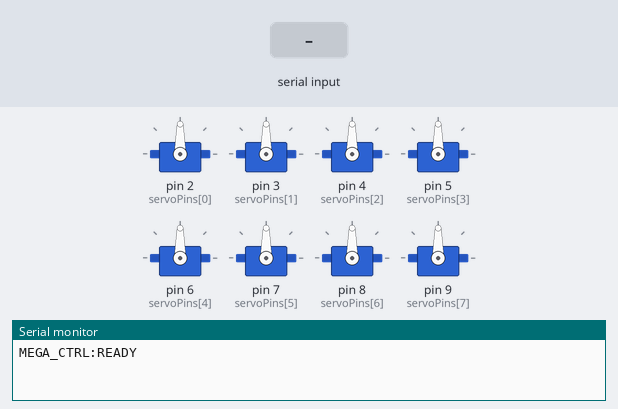
Recording of a sketch running on a simulated Arduino Mega 2560, built with avr-gcc and run on an emulated ATmega2560. On the bench: 8 × servo, the last lines printed to the serial monitor. Inputs (shaded band) come from the test bench.

Above: at 1.2 s.
1.3 s: "SCAN:\n" received over Serial
At 2.2 s:
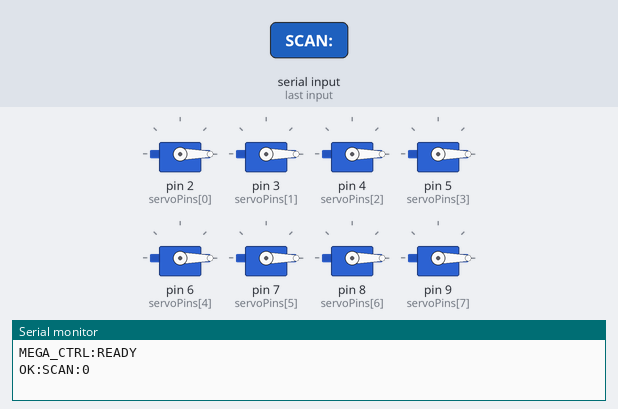
2.8 s: "SCAN:90\n" received over Serial
At 3.4 s:
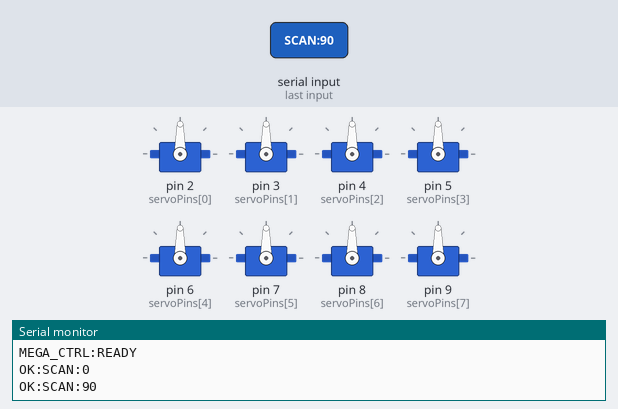
4.3 s: "SCAN::45\n" received over Serial
At 5.7 s:
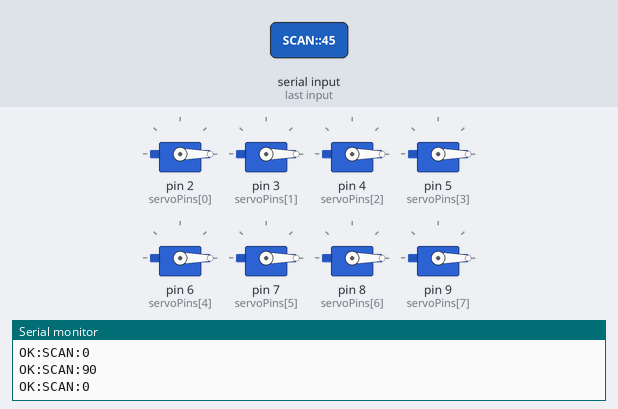
Timing chart, 0 to 7.3 s (numbered marks = the images above; inputs shaded):
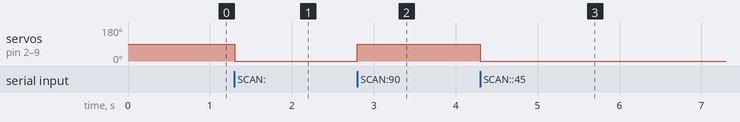

The sketch:

mega_controller.ino
```cpp
// Mega 2560 Controller - Servo + Scanner
// Protocol: PING, STATUS, SERVO:pin:angle, SCAN:pos, CENTER, RGB:r:g:b, OFF

#include <Servo.h>

#define NUM_SERVOS 8
#define SERVO_MIN 2
#define SERVO_MAX 9

Servo servos[NUM_SERVOS];
int servoPins[NUM_SERVOS] = {2, 3, 4, 5, 6, 7, 8, 9};
int servoAngles[NUM_SERVOS] = {90, 90, 90, 90, 90, 90, 90, 90};
bool servoAttached[NUM_SERVOS] = {false};

String inputBuffer = "";
bool inputComplete = false;

void setup() {
  Serial.begin(115200);
  inputBuffer.reserve(64);

  // Attach all servos to default position
  for (int i = 0; i < NUM_SERVOS; i++) {
    servos[i].attach(servoPins[i]);
    servos[i].write(servoAngles[i]);
    servoAttached[i] = true;
  }

  Serial.println("MEGA_CTRL:READY");
}

void loop() {
  while (Serial.available()) {
    char c = (char)Serial.read();
    if (c == '\n' || c == '\r') {
      if (inputBuffer.length() > 0) {
        inputComplete = true;
      }
    } else {
      inputBuffer += c;
    }
  }

  if (inputComplete) {
    processCommand(inputBuffer);
    inputBuffer = "";
    inputComplete = false;
  }
}

void processCommand(String cmd) {
  cmd.trim();

  if (cmd == "PING") {
    Serial.println("PONG:MEGA");
  }
  else if (cmd == "STATUS") {
    Serial.print("MEGA:ONLINE:SERVOS=");
    for (int i = 0; i < NUM_SERVOS; i++) {
      if (servoAttached[i]) {
        Serial.print(servoPins[i]);
        Serial.print(":");
        Serial.print(servoAngles[i]);
        if (i < NUM_SERVOS - 1) Serial.print(",");
      }
    }
    Serial.println();
  }
  else if (cmd.startsWith("SERVO:")) {
    // Format: SERVO:pin:angle
    int firstColon = cmd.indexOf(':', 6);
    if (firstColon > 0) {
      int pin = cmd.substring(6, firstColon).toInt();
      int angle = cmd.substring(firstColon + 1).toInt();

      if (angle < 0) angle = 0;
      if (angle > 180) angle = 180;

      for (int i = 0; i < NUM_SERVOS; i++) {
        if (servoPins[i] == pin) {
          servoAngles[i] = angle;
          servos[i].write(angle);
          Serial.print("OK:SERVO:");
          Serial.print(pin);
          Serial.print(":");
          Serial.println(angle);
          return;
        }
      }
    }
    Serial.println("ERR:SERVO_NOT_FOUND");
  }
  else if (cmd.startsWith("SCAN:")) {
    // Format: SCAN:angle - move all servos to angle
    int angle = cmd.substring(5).toInt();
    if (angle < 0) angle = 0;
    if (angle > 180) angle = 180;

    for (int i = 0; i < NUM_SERVOS; i++) {
      servoAngles[i] = angle;
      servos[i].write(angle);
    }
    Serial.print("OK:SCAN:");
    Serial.println(angle);
  }
  else if (cmd == "CENTER") {
    for (int i = 0; i < NUM_SERVOS; i++) {
      servoAngles[i] = 90;
      servos[i].write(90);
    }
    Serial.println("OK:CENTER");
  }
  else {
    Serial.println("ERR:UNKNOWN_CMD");
  }
}
```

main.cpp
```cpp
#include <Arduino.h>

// Mega 2560 Controller for robot-catty
// Protocol: 9600 baud, newline-terminated
// Commands: PING, STATUS, SCAN, SERVO:pin:angle, CENTER

struct Module {
  int pin;
  bool active;
  int value;
};

Module modules[10];
int numMods = 0;

void setup() {
  Serial.begin(9600);
  pinMode(LED_BUILTIN, OUTPUT);

  // Default body servos (standard robot-catty config)
  const int servoPins[] = {2, 3, 4, 5, 6, 7, 8, 9};
  numMods = 8;
  for (int i = 0; i < numMods; i++) {
    modules[i].pin = servoPins[i];
    modules[i].active = true;
    modules[i].value = 90;
  }

  delay(500);
  Serial.println("MEGA_READY");
}

void loop() {
  if (Serial.available()) {
    char buf[32];
    int len = Serial.readBytesUntil('\n', buf, 31);
    buf[len] = '\0';

    if (buf[0] == 'P' && buf[1] == 'I') {
      Serial.println("PONG");
    }
    else if (buf[0] == 'S' && buf[1] == 'T') {
      Serial.print("MODULES=");
      Serial.println(numMods);
      for (int i = 0; i < numMods; i++) {
        Serial.print(modules[i].pin);
        Serial.print(":");
        Serial.println(modules[i].value);
      }
    }
    else if (buf[3] == 'V') {
      // SERVO:pin:angle
      int pin = 0, angle = 0;
      int c1 = -1;
      for (int i = 0; i < (int)strlen(buf); i++) {
        if (buf[i] == ':') { if (c1 < 0) c1 = i; else break; }
      }
      if (c1 > 0) {
        for (int i = 5; i < c1; i++) pin = pin * 10 + (buf[i] - '0');
        for (int i = c1 + 1; i < (int)strlen(buf); i++) angle = angle * 10 + (buf[i] - '0');
        if (angle < 0) angle = 0;
        if (angle > 180) angle = 180;
        for (int i = 0; i < numMods; i++) {
          if (modules[i].pin == pin) { modules[i].value = angle; break; }
        }
        Serial.print("OK:");
        Serial.print(pin);
        Serial.print(":");
        Serial.println(angle);
      }
    }
    else if (buf[0] == 'C' && buf[1] == 'E') {
      for (int i = 0; i < numMods; i++) modules[i].value = 90;
      Serial.println("OK:CENTER");
    }
  }
}
```

Measured:
- after the input at 1.3 s, servo on pin 2 (servoPins[0]), servo on pin 3 (servoPins[1]), servo on pin 4 (servoPins[2]), servo on pin 5 (servoPins[3]), servo on pin 6 (servoPins[4]), servo on pin 7 (servoPins[5]), servo on pin 8 (servoPins[6]), servo on pin 9 (servoPins[7]): 90° → 0° at once
- after the input at 2.8 s, servo on pin 2 (servoPins[0]), servo on pin 3 (servoPins[1]), servo on pin 4 (servoPins[2]), servo on pin 5 (servoPins[3]), servo on pin 6 (servoPins[4]), servo on pin 7 (servoPins[5]), servo on pin 8 (servoPins[6]), servo on pin 9 (servoPins[7]): 0° → 90° at once
- after the input at 4.3 s, servo on pin 2 (servoPins[0]), servo on pin 3 (servoPins[1]), servo on pin 4 (servoPins[2]), servo on pin 5 (servoPins[3]), servo on pin 6 (servoPins[4]), servo on pin 7 (servoPins[5]), servo on pin 8 (servoPins[6]), servo on pin 9 (servoPins[7]): 90° → 0° at once
